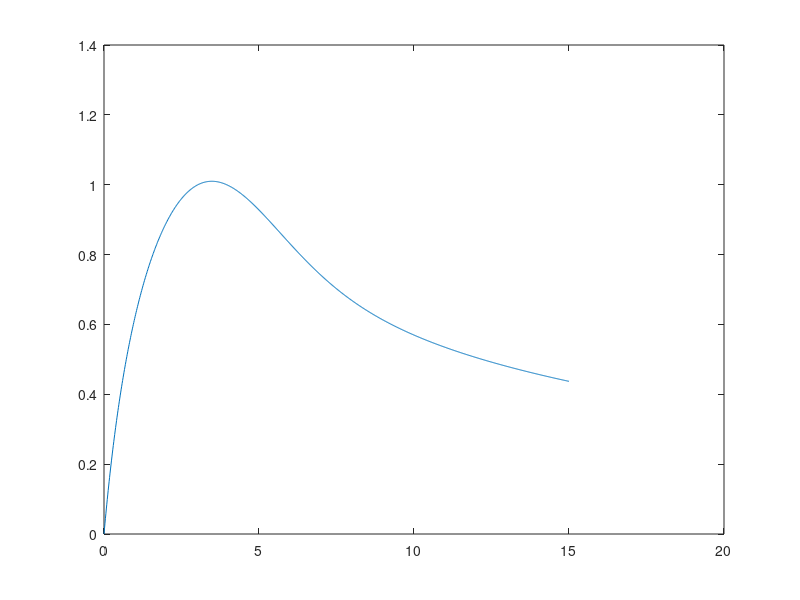

Write the MATLAB code that produced this figure.

%Datos

Da=0.454; %Dibujamos para distintos valores hasta obtener el crítico
beta=10;
q=6;
%Definimos el sistema siendo y(1)=Y e y(2)=theta
f=@(t, y) [-y(1)/(q*beta)*exp(y(2)/(1+y(2)/beta)); -y(2)/Da+y(1)*exp(y(2)/(1+y(2)/beta))];
a=0;
b=15;
N=1000; 
y=zeros(2, N+1); 
y(:,1)=[1;0];

%mallado temporal 
h=(b-a)/N;
t=linspace(a,b,N+1);

%Utilizamos el método de Heun 3 etapas

 for i=1:N
    k1=f(t(i),y(:,i));
    k2=f(t(i)+1/3*h,y(:,i)+1/3*h*k1);
    k3=f(t(i)+2/3*h,y(:,i)+h*2/3*k2);
    y(:,i+1)=y(:,i)+h*(0.25*k1+0.75*k3);
 end

figure
plot (t,y(2,:))